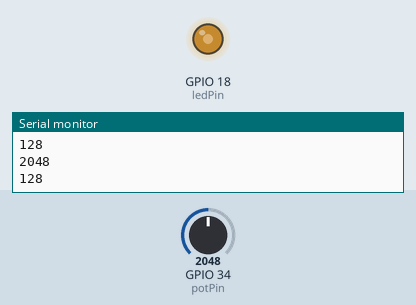
Recording of a sketch running on a simulated ESP32. On the bench: output pins drawn as LEDs (lit = HIGH), the last lines printed to the serial monitor. The inputs (shaded band) are chosen by the test bench; at power-on: GPIO 34 (potPin) = 2048.

Above: at 1.2 s.
1.3 s: GPIO 34 (potPin) set to 2866
At 2.5 s:
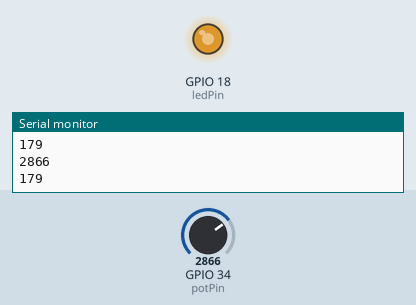
2.8 s: GPIO 34 (potPin) set to 3603
At 3.8 s:
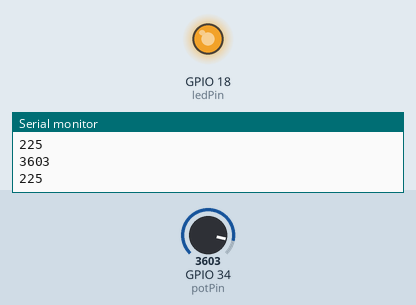
4.3 s: GPIO 34 (potPin) set to 491
At 5.0 s:
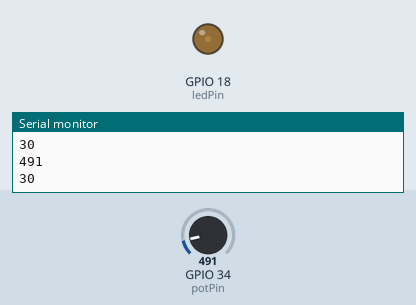
5.8 s: GPIO 34 (potPin) set to 0
At 6.2 s:
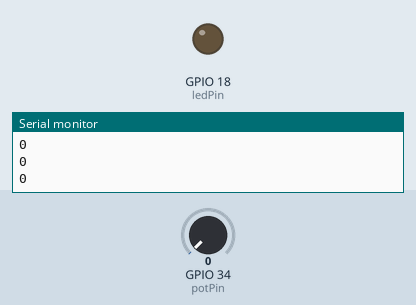
Timing chart, 0 to 8.3 s (numbered marks = the images above; inputs shaded):
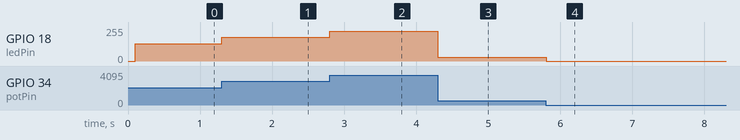

The sketch:

read-knob.ino
```cpp
const int potPin = 34;
const int ledPin = 18;
unsigned long lastReadTime = 0;
const unsigned long readInterval = 100;

void readKnob(int pin, int* rawPtr, int* brightnessPtr) {
  int rawValue = analogRead(pin);
  *rawPtr = rawValue;
  int brightness = rawValue >> 4;
  *brightnessPtr = brightness;
}
void setup() {
  Serial.begin(115200);
  pinMode(ledPin,OUTPUT);
}
void loop() {
  unsigned long now = millis();
  if (now - lastReadTime >= readInterval) {
    lastReadTime = now;
    int rawValue;
    int brightness;
    readKnob(potPin, &rawValue, &brightness);
    analogWrite(ledPin,brightness);
    Serial.println(rawValue);
    Serial.println(brightness);
  }
}
```

Measured:
- after the input at 1.3 s, GPIO 18 (ledPin): 128/255 → 179/255 at once
- after the input at 2.8 s, GPIO 18 (ledPin): 179/255 → 225/255 at once
- after the input at 4.3 s, GPIO 18 (ledPin): 225/255 → 30/255 at once
- after the input at 5.8 s, GPIO 18 (ledPin): 30/255 → 0/255 at once
